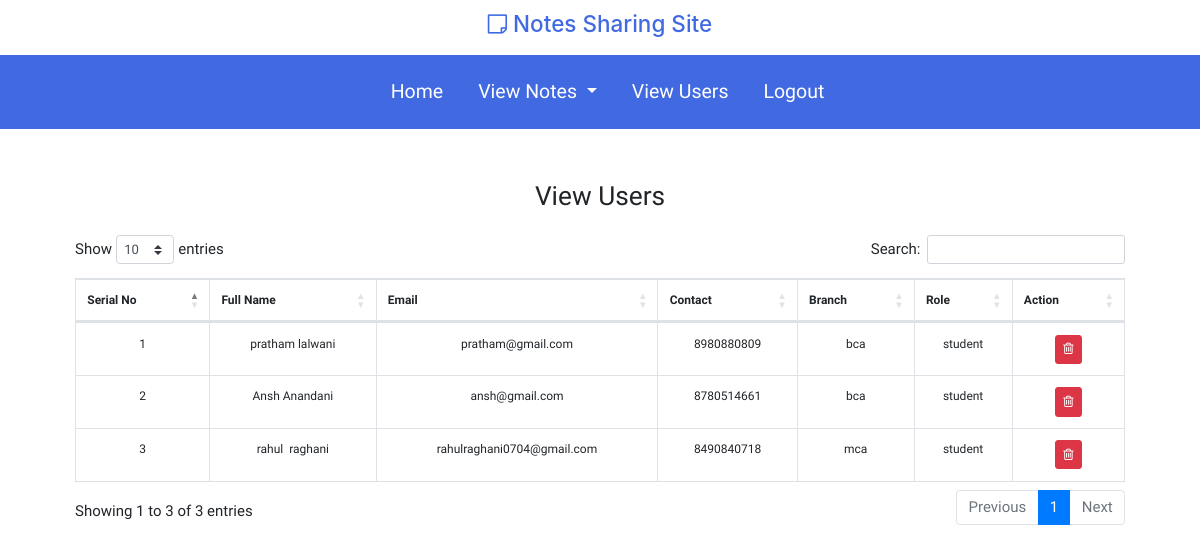
The page /users/ (signed in) on the database its author committed.
### notes/models.py (models this page shows, shortened)
class signUp(models.Model):
    user=models.ForeignKey(User,on_delete=models.CASCADE,null=True)
    contact=models.CharField(max_length=10,null=True)
    branch=models.CharField(max_length=30)
    role=models.CharField(max_length=15)

### notes/views.py (the view)
# urls.py: path("users/", viewUsers, name="viewUsers"),
def viewUsers(request):
    if not request.user.is_authenticated:
        return render("adminLogin")
    users = signUp.objects.all()
    d = {"users": users}
    return render(request, "viewUsers.html", d)

### notes/templates/viewUsers.html (shortened to what this page needs)
{% extends 'adminNavigation.html'%}
{% load static %}
{% block body %}
<link rel="stylesheet" href="https://cdnjs.cloudflare.com/ajax/libs/twitter-bootstrap/4.5.2/css/bootstrap.css">
<link rel="stylesheet" href="https://cdn.datatables.net/1.13.5/css/dataTables.bootstrap4.min.css">
<link rel="stylesheet" href="{% static 'css/style.css'%}">
<link rel="stylesheet" href="{% static 'css/user.css'%}">
<div class="container mt-2 p-5">
    <div class="row">
        <div class="col-sm-12 text-center">
            <h3> View Users </h3>
        </div>
        <div class="col-12 mt-3 overflow-auto">
            <table class="table table-bordered text-center" id="viewUsers">
                <thead>
                    <tr>
                        <th>Serial No</th>
                        <th>Full Name</th>
                        <th>Email</th>
                        <th>Contact</th>
                        <th>Branch</th>
                        <th>Role</th>
                        <th>Action</th>
                    </tr>
                </thead>
                <tbody>
                    {% for i in users %}
                    <tr>
                        <td>{{forloop.counter}}</td>
                        <td>{{i.user.first_name}}&nbsp;{{i.user.last_name}}</td>
                        <td>{{i.user.username}}</td>
                        <td>{{i.contact}}</td>
                        <td>{{i.branch}}</td>
                        <td>{{i.role}}</td>
                        <td><a href="{% url 'delUser' i.user.id %}" class="btn btn-sm btn-danger" onclick="('are you sure you want to delete?')"><span
                                    class="fa fa-trash-o"></span></a></td>
                    </tr>
                    {% endfor%}
                </tbody>
            </table>
        </div>
    </div>
</div>
{% endblock %}

### notes/templates/adminNavigation.html (shortened to what this page needs)
{% load static %}
<!doctype html>
<html lang="en">
<head>
    <link rel="stylesheet" href="https://cdn.jsdelivr.net/npm/bootstrap@4.0.0/dist/css/bootstrap.min.css"
>
    <link href="{% static 'css/admin.css'%}" rel="stylesheet">
    <link rel="stylesheet" href="{% static 'css/style.css'%}">
    <link rel="stylesheet" href="https://cdnjs.cloudflare.com/ajax/libs/font-awesome/4.7.0/css/font-awesome.min.css">
</head>
<body>
    <h4 class="text-center logo d-sm-block d-none"><span class="fa fa-sticky-note-o"></span> Notes Sharing Site</h4>
    <nav class="navbar navbar-expand-sm justify-content-between p-4 p-sm-2" id="admin-navbar">
        <div class="collapse  navbar-collapse justify-content-center" id="navbarNav">
            <ul class="navbar-nav">
                <li class="nav-item">
                    <a class="nav-link" href="{% url 'adminHome' %}">Home</a>
                </li>
                <li class="nav-item dropdown">
                    <a class="nav-link dropdown-toggle" href="#" id="navbarDropdown" role="button"
                        data-toggle="dropdown" aria-haspopup="true" aria-expanded="false">
                        View Notes
                    </a>
                </li>
                <li class="nav-item ">
                    <a class="nav-link" href="{% url 'viewUsers' %}">View Users</a>
                </li>
                <li class="nav-item">
                    <a class="nav-link" href="{% url 'adminLogin' %}">Logout</a>
                </li>
            </ul>
        </div>
    </nav>
</body>
</html>
{% block body %}
{% endblock %}

### notes/static/css/admin.css (style rules this page uses)
#admin-navbar { color: white; padding:15px 5px; }
.navbar-nav a { font-size: 1.1rem !important; }
@media screen and (max-width:1400px) { html { font-size: 15px !important; } }

### notes/static/css/style.css (style rules this page uses)
* { font-family: 'Geologica', sans-serif; }
html { font-size: 13px; }
body { margin: 0; padding: 0; }
.logo { padding: 10px; color: royalblue; }
.navbar { padding: 15px; position: sticky; top: 0px; left: 0px; margin-top: 0; z-index: 2; background-color: royalblue; }
.nav-item { margin: 0 30px; text-align: center; }
.nav-item a { padding:5px; color: white; font-size: 1.3rem; }

### notes/static/css/user.css (style rules this page uses)
.nav-item { margin: 10px 10px !important; }
.navbar-nav a { font-size: 1.3rem !important; }
@media screen and (max-width:1400px) { html { font-size: 15px !important; } }

### notes/templates/viewUsers.html (style rules this page uses)
table { font-size: .8rem; width: 100%; }

### rows shown on the page
signUp: user.first_name "pratham", user.last_name "lalwani", user.username "pratham@gmail.com", contact "8980880809", branch "bca", role "student"
signUp: user.first_name "Ansh", user.last_name "Anandani", user.username "ansh@gmail.com", contact "8780514661", branch "bca", role "student"
signUp: user.first_name "rahul", user.last_name "raghani", user.username "rahulraghani0704@gmail.com", contact "8490840718", branch "mca", role "student"
